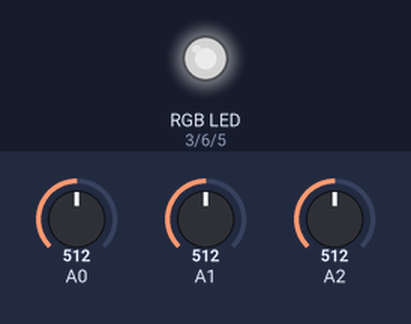
Simulated run of this sketch. Board: Arduino Uno, built with avr-gcc and run on an emulated ATmega328P. Shown: an RGB LED mixed from three pins (HIGH = lit). The inputs (shaded band) are chosen by the test bench; at power-on: A0 = 512, A1 = 512, A2 = 512. Dim RGB values are drawn brighter than linear.

Above: at 1.2 s.
1.3 s: A0 set to 716
At 2.0 s:
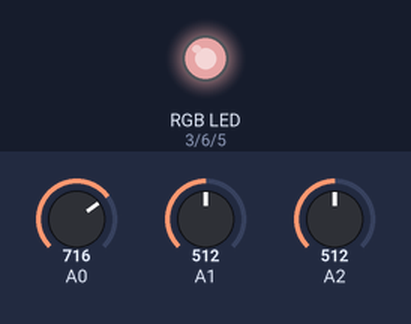
2.8 s: A1 set to 716
At 3.2 s:
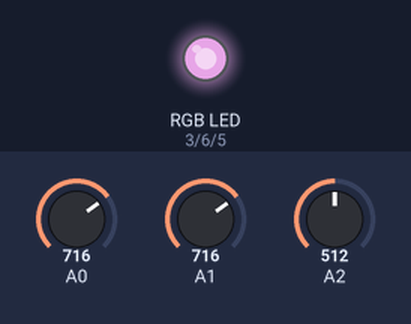
4.3 s: A2 set to 716
At 5.5 s:
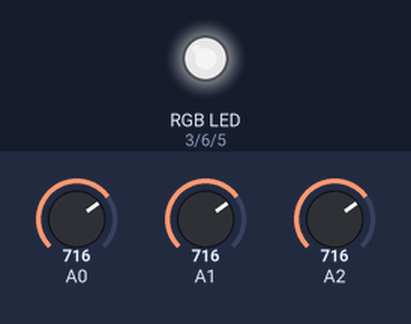
5.8 s: A0 set to 900
At 6.6 s:
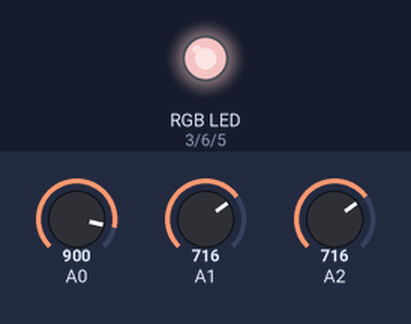
7.3 s: A1 set to 900
At 7.8 s:
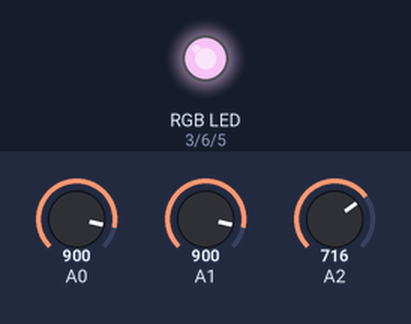
8.8 s: A2 set to 900
At 10.1 s:
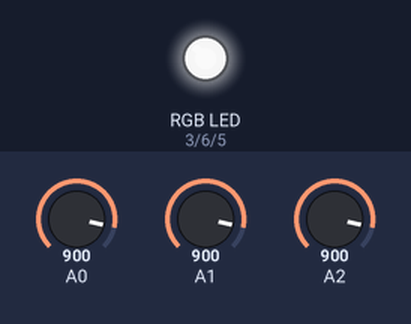
Timing chart, 0 to 11.3 s (numbered marks = the images above; inputs shaded):
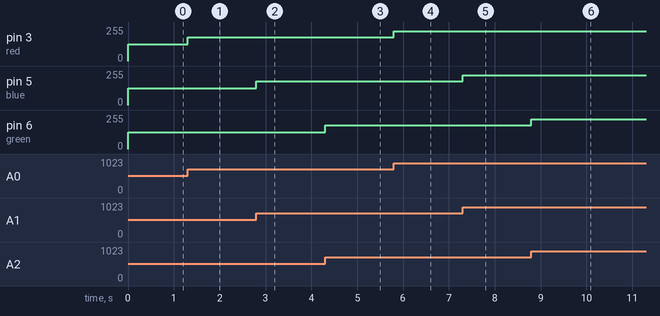

The sketch:

rgb_code.ino
```cpp
const int red   = 3;
const int blue  = 5;
const int green = 6;

int redVal   = 0;
int blueVal  = 0;
int greenVal = 0;


void setup()
{
  pinMode(red,OUTPUT);
  pinMode(blue,OUTPUT);
  pinMode(green,OUTPUT);

  pinMode(A0,INPUT);
  pinMode(A1,INPUT);
  pinMode(A2,INPUT);
}

void loop()
{
  int r=analogRead(A0);
  int b=analogRead(A1);
  int g=analogRead(A2);

  redVal   = map(r,0,1024,0,255);
  blueVal  = map(b,0,1024,0,255);
  greenVal = map(g,0,1024,0,255);


  analogWrite(red,redVal);
  analogWrite(blue,blueVal);
  analogWrite(green, greenVal);
}
```

Measured:
- after the input at 1.3 s, pin 3 (red): 127/255 → 178/255 at once
- after the input at 2.8 s, pin 5 (blue): 127/255 → 178/255 at once
- after the input at 4.3 s, pin 6 (green): 127/255 → 178/255 at once
- after the input at 5.8 s, pin 3 (red): 178/255 → 224/255 at once
- after the input at 7.3 s, pin 5 (blue): 178/255 → 224/255 at once
- after the input at 8.8 s, pin 6 (green): 178/255 → 224/255 at once
